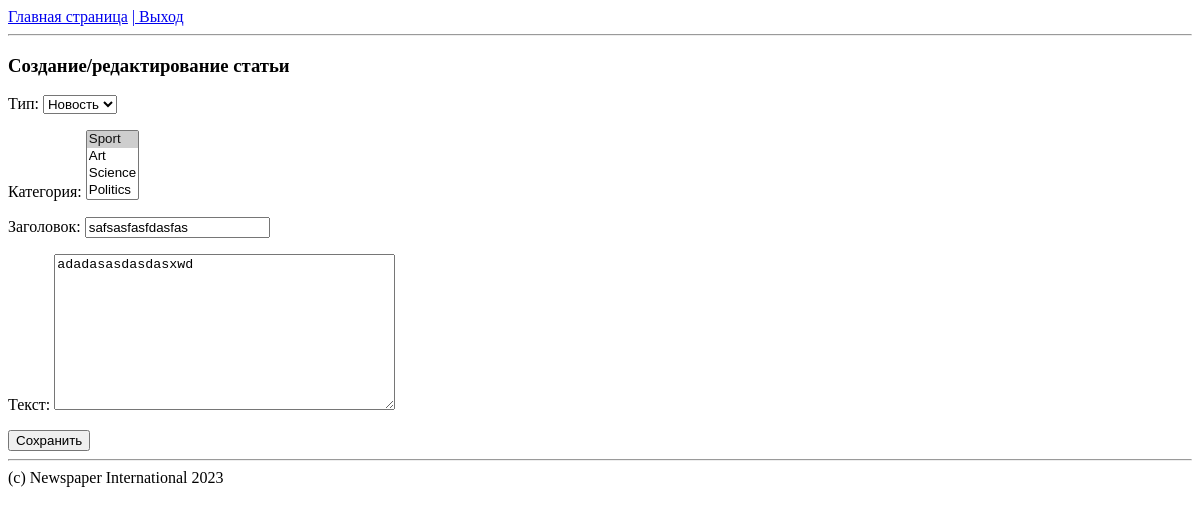
/88/edit/ (signed in), run on an earlier commit of the app's database.
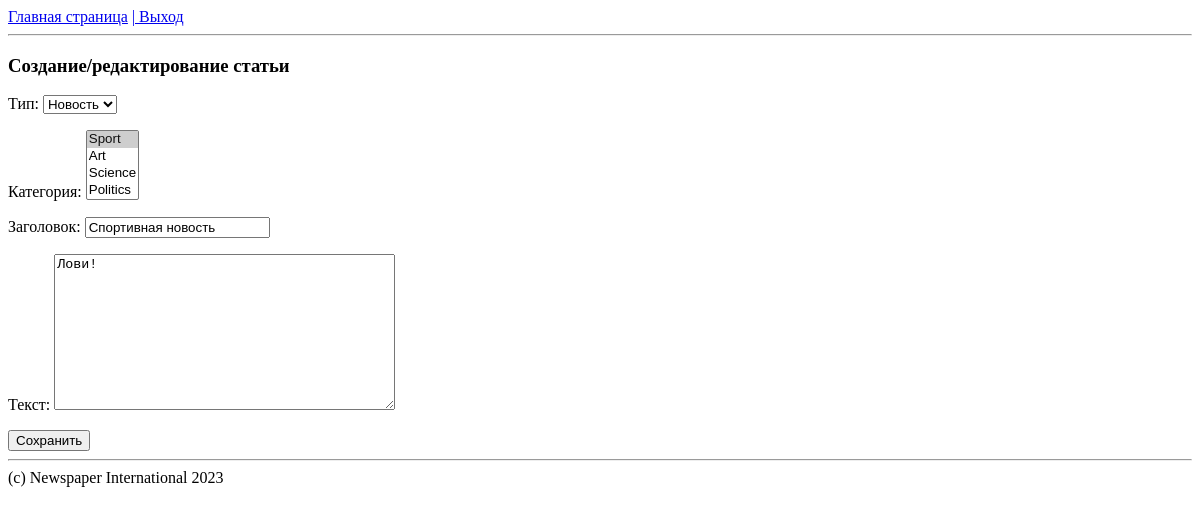
And on a later commit of the database.
### news/models.py (models this page shows, shortened)
class Post(models.Model):
    article = 'AR'
    news = 'NW'
    TYPES = [(article, 'Статья'), (news, 'Новость')]
    author = models.ForeignKey(Author, on_delete=models.CASCADE, verbose_name=u'Автор')
    type = models.CharField(max_length=2, choices=TYPES, default=news, verbose_name=u'Тип')
    time_create = models.DateTimeField(auto_now_add=True, verbose_name=u'Дата создания')
    category = models.ManyToManyField(Category, through='PostCategory', verbose_name=u'Категория')
    heading = models.CharField(verbose_name=u'Заголовок', max_length=255)
    body = models.TextField(verbose_name=u'Текст')
    rating = models.IntegerField(default=0)

### news/views.py (the view)
# urls.py: path('<int:pk>/edit/', PostUpdate.as_view(), name='post_update'),
class PostUpdate(LoginRequiredMixin, PermissionRequiredMixin, UpdateView):
    permission_required = ('news.change_post')
    template_name = 'post_create.html'
    form_class = PostForm
    success_url = '/search/'
    def get_object(self, **kwargs):
        _id = self.kwargs.get('pk')
        return Post.objects.get(pk=_id)

### news/forms.py
class PostForm(ModelForm):
    class Meta:
        model = Post
        fields = ['type', 'category', 'heading', 'body']

### news/models.py (called while the page is built)
    def __str__(self):
        return f'{self.topic}'

### templates/post_create.html (shortened to what this page needs)
{% extends 'flatpages/default.html' %}
{% block content %}
    <h3>Создание/редактирование статьи</h3>
    <form method="POST">
        {{ form.as_p }}
        <input type="submit" value="Сохранить">
    </form>
{% endblock content %}

What changed in the data, as far as the page shows it:
changed Post "Новость": heading "safsasfasfdasfas" → "Спортивная новость"; body "adadasasdasdasxwd" → "Лови!"
